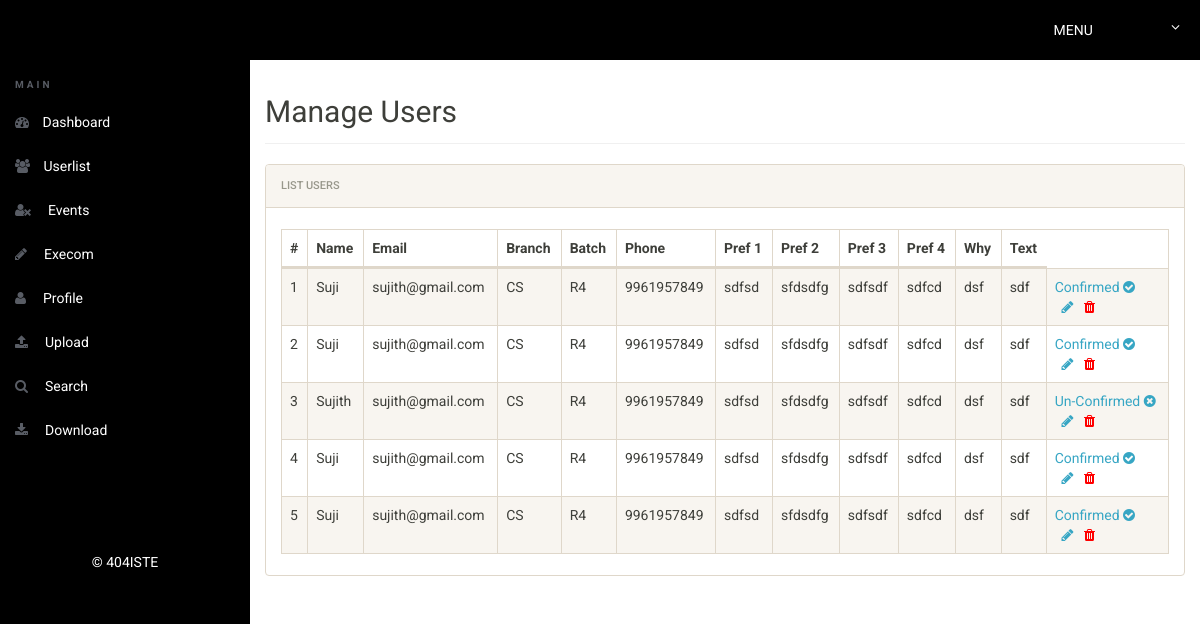
/admin/userlist.php (signed in), run on the app's committed database.
### tables this page shows
CREATE TABLE `users` (
  `id` int(11) NOT NULL,
  `name` varchar(50) NOT NULL,
  `email` varchar(50) NOT NULL,
  `branch` varchar(50) NOT NULL,
  `batch` varchar(50) NOT NULL,
  `mobile` varchar(50) NOT NULL,
  `prefa` varchar(50) NOT NULL,
  `prefb` varchar(50) NOT NULL,
  `prefc` varchar(50) NOT NULL,
  `prefd` varchar(50) NOT NULL,
  `why` varchar(50) NOT NULL,
  `text` varchar(50) NOT NULL,
  `status` int(10) NOT NULL
);

### admin/userlist.php (the view, shortened to what this page needs)
<?php
include('includes/config.php');
if(strlen($_SESSION['alogin'])==0)
	{
header('location:index.php');
}
else{
 ?>
<!doctype html>
<html lang="en" class="no-js">
<head>
	<link rel="stylesheet" href="css/font-awesome.min.css">
	<link rel="stylesheet" href="css/bootstrap.min.css">
	<link rel="stylesheet" href="css/dataTables.bootstrap.min.css">
	<link rel="stylesheet" href="css/bootstrap-social.css">
	<link rel="stylesheet" href="css/bootstrap-select.css">
	<link rel="stylesheet" href="css/fileinput.min.css">
	<link rel="stylesheet" href="css/awesome-bootstrap-checkbox.css">
	<link rel="stylesheet" href="css/style.css">
</head>
<body>
	<?php include('includes/header.php');?>
	<div class="ts-main-content">
		<?php include('includes/leftbar.php');?>
		<div class="content-wrapper">
			<div class="container-fluid">
				<div class="row">
					<div class="col-sm-1 col-lg-12 col-md-12">
						<h2 class="page-title">Manage Users</h2>
						<div class="panel panel-default">
							<div class="panel-heading">List Users</div>
							<div class="panel-body">
								<table id="zctb" class="display table table-striped table-bordered table-hover table-responsive-md table-responsive-sm" cellspacing="0" width="100%">
									<thead>
										<tr>
										<th>#</th>
                                                <th>Name</th>
                                                <th>Email</th>
                                                <th>Branch</th>
                                                <th>Batch</th>
                                                <th>Phone</th>
                                                <th>Pref 1</th>
                                                <th>Pref 2</th>
                                                <th>Pref 3</th>
                                                <th>Pref 4</th>
												<th>Why</th>
												<th>Text</th>
										</tr>
									</thead>
									<tbody>
<?php $sql = "SELECT * from  users ";
$query = $dbh -> prepare($sql);
$query->execute();
$results=$query->fetchAll(PDO::FETCH_OBJ);
$cnt=1;
if($query->rowCount() > 0)
{
foreach($results as $result)
{				?>
										<tr>
											<td><?php echo htmlentities($cnt);?></td>
                                            <td><?php echo htmlentities($result->name);?></td>
											<td><?php echo htmlentities($result->email);?></td>
											<td><?php echo htmlentities($result->branch);?></td>
                                            <td><?php echo htmlentities($result->batch);?></td>
                                            <td><?php echo htmlentities($result->mobile);?></td>
                                            <td><?php echo htmlentities($result->prefa);?></td>
                                            <td><?php echo htmlentities($result->prefb);?></td>
                                            <td><?php echo htmlentities($result->prefc);?></td>
                                            <td><?php echo htmlentities($result->prefd);?></td>
                                            <td><?php echo htmlentities($result->why);?></td>
                                            <td><?php echo htmlentities($result->text);?></td>
                                            <td>
                                            <?php if($result->status == 1)
                                                    {?>
                                                    <a href="userlist.php?confirm=<?php echo htmlentities($result->id);?>" onclick="return confirm('Do you really want to UnConfirm the Account')">Confirmed <i class="fa fa-check-circle"></i></a>
                                                    <?php } else {?>
                                                    <a href="userlist.php?unconfirm=<?php echo htmlentities($result->id);?>" onclick="return confirm('Do you really want to Confirm the Account')">Un-Confirmed <i class="fa fa-times-circle"></i></a>
													<?php } ?>
													<br>
													<a href="edit-user.php?edit=<?php echo $result->id;?>" onclick="return confirm('Do you want to Edit');">&nbsp; <i class="fa fa-pencil"></i></a>&nbsp;&nbsp;
													<a href="userlist.php?del=<?php echo $result->id;?>&name=<?php echo htmlentities($result->email);?>" onclick="return confirm('Do you want to Delete');"><i class="fa fa-trash" style="color:red"></i></a>&nbsp;&nbsp;
											</td>
										</tr>
										<?php $cnt=$cnt+1; }} ?>
									</tbody>
								</table>
							</div>
						</div>
					</div>
				</div>
			</div>
		</div>
	</div>
</body>
</html>
<?php } ?>

### admin/includes/header.php (shortened to what this page needs)
	<div class="brand clearfix">
<h4 class="pull-left text-white text-uppercase" style="margin:20px 0px 0px 20px"><i class=""></i>&nbsp;</h4>
		<ul class="ts-profile-nav">
			<li class="ts-account">
				<a href="#"><img src="images/29-512.webp" class="ts-avatar hidden-side" alt=""> MENU <i class="fa fa-angle-down hidden-side"></i></a>
			</li>
		</ul>
	</div>

### admin/includes/leftbar.php
<nav class="ts-sidebar">
		<ul class="ts-sidebar-menu">
		<li class="ts-label">Main</li>
		<li><a href="dashboard.php"><i class="fa fa-dashboard"></i> Dashboard</a></li>
		<li><a href="userlist.php"><i class="fa fa-users"></i> Userlist</a>
		</li>
		<li><a href="events.php"><i class="fa fa-user-times"></i> &nbsp;Events</a>
		</li>
		<li><a href="execom.php"><i class="fa fa-pencil"></i> &nbsp;Execom</a>
		</li>
		<li><a href="profile.php"><i class="fa fa-user"></i> &nbsp;Profile</a>
		</li>
		<li><a href="upload.php"><i class="fa fa-upload"></i> &nbsp;Upload</a>
		</li>
		<li><a href="search.php"><i class="fa fa-search"></i> &nbsp;Search</a>
		</li>
		<li><a href="download.php"><i class="fa fa-download"></i> &nbsp;Download</a>
		</li>
		</ul>
		<p class="text-center" style="color:#ffffff; margin-top: 100px;">© 404ISTE</p>
	</nav>

### admin/css/style.css (style rules this page uses)
html { font-size: 14px; }
@media only screen and (min-width: 480px) { html { font-size: 17px; } }
@media only screen and (min-width: 768px) { html { font-size: 14px; } }
@media only screen and (min-width: 1024px) { p { font-size: 1em; margin-bottom: 1.8em; } }
body { font-size: 1em; }
a { color: #37a6c4; }
.panel { overflow: hidden; }
.text-white, .text-light { color: #fff !important; }
ul, li { margin: 0; padding: 0; list-style: none; }
.page-title { padding-bottom: 15px; margin-bottom: 20px; border-bottom: 1px solid #f0f0f0; }
.brand { background:#000; position: relative; z-index: 3; position: fixed; width: 100%; top: 0; }
.brand .ts-profile-nav { float: right; display: none; }
.brand .ts-profile-nav li { float: left; position: relative; }
.brand .ts-profile-nav li a { display: block; padding: 20px; color: #fff; }
.brand .ts-profile-nav .ts-account .fa-angle-down { float: right; }
.brand .ts-profile-nav .ts-account > a { width: 180px; background: #000; }
@media only screen and (min-width: 992px) { .brand .ts-profile-nav { display: block; } }
.ts-sidebar { background: #000; max-height: 0; transition: max-height 0.3s; overflow: hidden; position: fixed; z-index: 2; width: 100%; bottom: 0; top: 60px; overflow-y: auto; }
@media only screen and (min-width: 992px) { .ts-sidebar { max-height: 100%; bottom: 0; } }
.ts-sidebar-menu .ts-label { color: #585c64; font-weight: bold; padding: 8px 15px; text-transform: uppercase; font-size: 10px; letter-spacing: 3px; margin-top: 10px; }
.ts-sidebar-menu a { display: block; text-decoration: none; padding: 12px 15px; color: #fff; }
.ts-sidebar-menu li { position: relative; }
.ts-sidebar-menu li i { color: #585c64; margin-right: 10px; }
.ts-main-content .content-wrapper { padding-top: 15px; margin-top: 60px; }
@media only screen and (min-width: 992px) { .ts-main-content .ts-sidebar { width: 250px; float: left; } }
@media only screen and (min-width: 992px) { .ts-main-content .content-wrapper { margin-left: 250px; } }

### data on the page
users: name "Suji", email "sujith@gmail.com", branch "CS", batch "R4", mobile "9961957849", prefa "sdfsd", prefb "sfdsdfg", prefc "sdfsdf", prefd "sdfcd", why "dsf", text "sdf"
users: name "Suji", email "sujith@gmail.com", branch "CS", batch "R4", mobile "9961957849", prefa "sdfsd", prefb "sfdsdfg", prefc "sdfsdf", prefd "sdfcd", why "dsf", text "sdf"
users: name "Sujith", email "sujith@gmail.com", branch "CS", batch "R4", mobile "9961957849", prefa "sdfsd", prefb "sfdsdfg", prefc "sdfsdf", prefd "sdfcd", why "dsf", text "sdf"
users: name "Suji", email "sujith@gmail.com", branch "CS", batch "R4", mobile "9961957849", prefa "sdfsd", prefb "sfdsdfg", prefc "sdfsdf", prefd "sdfcd", why "dsf", text "sdf"
users: name "Suji", email "sujith@gmail.com", branch "CS", batch "R4", mobile "9961957849", prefa "sdfsd", prefb "sfdsdfg", prefc "sdfsdf", prefd "sdfcd", why "dsf", text "sdf"
